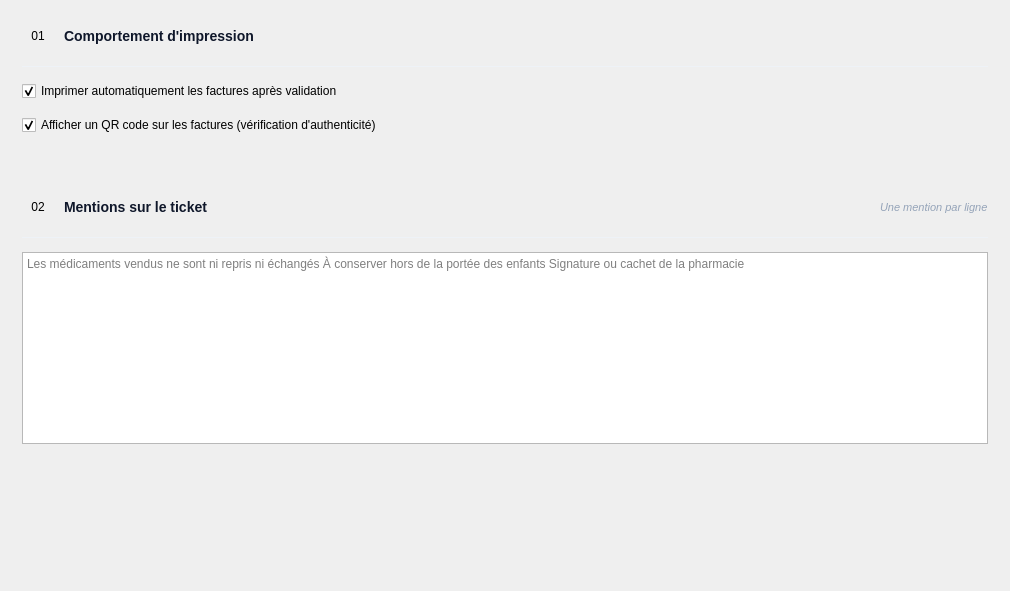
                                                <widget class="QWidget" name="scrollFacturationContent">
                                                    <property name="geometry">
                                                        <rect>
                                                            <x>0</x>
                                                            <y>0</y>
                                                            <width>1010</width>
                                                            <height>591</height>
                                                        </rect>
                                                    </property>
                                                    <layout class="QVBoxLayout" name="scrollFacturationLayout">
                                                        <property name="spacing">
                                                            <number>16</number>
                                                        </property>
                                                        <property name="leftMargin">
                                                            <number>0</number>
                                                        </property>
                                                        <property name="topMargin">
                                                            <number>0</number>
                                                        </property>
                                                        <property name="rightMargin">
                                                            <number>0</number>
                                                        </property>
                                                        <property name="bottomMargin">
                                                            <number>0</number>
                                                        </property>
                                                        <item>
                                                            <widget class="QFrame" name="section_card">
                                                                <layout class="QVBoxLayout" name="secFactLayout">
                                                                    <property name="spacing">
                                                                        <number>14</number>
                                                                    </property>
                                                                    <property name="leftMargin">
                                                                        <number>22</number>
                                                                    </property>
                                                                    <property name="topMargin">
                                                                        <number>20</number>
                                                                    </property>
                                                                    <property name="rightMargin">
                                                                        <number>22</number>
                                                                    </property>
                                                                    <property name="bottomMargin">
                                                                        <number>20</number>
                                                                    </property>
                                                                    <item>
                                                                        <layout class="QHBoxLayout" name="secFactHeader">
                                                                            <property name="spacing">
                                                                                <number>10</number>
                                                                            </property>
                                                                            <item>
                                                                                <widget class="QLabel" name="secFactIcon">
                                                                                    <property name="minimumSize">
                                                                                        <size>
                                                                                            <width>32</width>
                                                                                            <height>32</height>
                                                                                        </size>
                                                                                    </property>
                                                                                    <property name="maximumSize">
                                                                                        <size>
                                                                                            <width>32</width>
                                                                                            <height>32</height>
                                                                                        </size>
                                                                                    </property>
                                                                                    <property name="styleSheet">
                                                                                        <string notr="true">QLabel#section_icon { background: #e0f2fe; color: #023E8A; border-radius: 8px; padding: 6px; font-size: 12px; font-weight: 800; }</string>
                                                                                    </property>
                                                                                    <property name="text">
                                                                                        <string>01</string>
                                                                                    </property>
                                                                                    <property name="alignment">
                                                                                        <set>Qt::AlignmentFlag::AlignCenter</set>
                                                                                    </property>
                                                                                </widget>
                                                                            </item>
                                                                            <item>
                                                                                <widget class="QLabel" name="secFactTitle">
                                                                                    <property name="styleSheet">
                                                                                        <string notr="true">color: #0f172a; font-size: 14px; font-weight: 800;</string>
                                                                                    </property>
                                                                                    <property name="text">
                                                                                        <string>Comportement d'impression</string>
                                                                                    </property>
                                                                                </widget>
                                                                            </item>
                                                                            <item>
                                                                                <spacer name="secFactSpacer">
                                                                                    <property name="orientation">
                                                                                        <enum>Qt::Orientation::Horizontal</enum>
                                                                                    </property>
                                                                                    <property name="sizeHint" stdset="0">
                                                                                        <size>
                                                                                            <width>40</width>
                                                                                            <height>20</height>
                                                                                        </size>
                                                                                    </property>
                                                                                </spacer>
                                                                            </item>
                                                                        </layout>
                                                                    </item>
                                                                    <item>
                                                                        <widget class="QFrame" name="sepF">
                                                                            <property name="maximumSize">
                                                                                <size>
                                                                                    <width>16777215</width>
                                                                                    <height>1</height>
                                                                                </size>
                                                                            </property>
                                                                            <property name="styleSheet">
                                                                                <string notr="true">QFrame#sepF { background: #eef2f7; border: none; max-height: 1px; }</string>
                                                                            </property>
                                                                            <property name="frameShape">
                                                                                <enum>QFrame::Shape::HLine</enum>
                                                                            </property>
                                                                            <property name="frameShadow">
                                                                                <enum>QFrame::Shadow::Plain</enum>
                                                                            </property>
                                                                        </widget>
                                                                    </item>
                                                                    <item>
                                                                        <widget class="QCheckBox" name="chk_impression_auto">
                                                                            <property name="text">
                                                                                <string>Imprimer automatiquement les factures après validation</string>
                                                                            </property>
                                                                            <property name="checked">
                                                                                <bool>true</bool>
                                                                            </property>
                                                                        </widget>
                                                                    </item>
                                                                    <item>
                                                                        <widget class="QCheckBox" name="chk_qrcode">
                                                                            <property name="text">
                                                                                <string>Afficher un QR code sur les factures (vérification d'authenticité)</string>
                                                                            </property>
                                                                            <property name="checked">
                                                                                <bool>true</bool>
                                                                            </property>
                                                                        </widget>
                                                                    </item>
                                                                </layout>
                                                            </widget>
                                                        </item>
                                                        <item>
                                                            <widget class="QFrame" name="section_card">
                                                                <layout class="QVBoxLayout" name="secMentionsLayout">
                                                                    <property name="spacing">
                                                                        <number>14</number>
                                                                    </property>
                                                                    <property name="leftMargin">
                                                                        <number>22</number>
                                                                    </property>
                                                                    <property name="topMargin">
                                                                        <number>20</number>
                                                                    </property>
                                                                    <property name="rightMargin">
                                                                        <number>22</number>
                                                                    </property>
                                                                    <property name="bottomMargin">
                                                                        <number>20</number>
                                                                    </property>
                                                                    <item>
                                                                        <layout class="QHBoxLayout" name="secMentionsHeader">
                                                                            <property name="spacing">
                                                                                <number>10</number>
                                                                            </property>
                                                                            <item>
                                                                                <widget class="QLabel" name="secMentionsIcon">
                                                                                    <property name="minimumSize">
                                                                                        <size>
                                                                                            <width>32</width>
                                                                                            <height>32</height>
                                                                                        </size>
                                                                                    </property>
                                                                                    <property name="maximumSize">
                                                                                        <size>
                                                                                            <width>32</width>
                                                                                            <height>32</height>
                                                                                        </size>
                                                                                    </property>
                                                                                    <property name="styleSheet">
                                                                                        <string notr="true">QLabel#section_icon { background: #e0f2fe; color: #023E8A; border-radius: 8px; padding: 6px; font-size: 12px; font-weight: 800; }</string>
                                                                                    </property>
                                                                                    <property name="text">
                                                                                        <string>02</string>
                                                                                    </property>
                                                                                    <property name="alignment">
                                                                                        <set>Qt::AlignmentFlag::AlignCenter</set>
                                                                                    </property>
                                                                                </widget>
                                                                            </item>
                                                                            <item>
                                                                                <widget class="QLabel" name="secMentionsTitle">
                                                                                    <property name="styleSheet">
                                                                                        <string notr="true">color: #0f172a; font-size: 14px; font-weight: 800;</string>
                                                                                    </property>
                                                                                    <property name="text">
                                                                                        <string>Mentions sur le ticket</string>
                                                                                    </property>
                                                                                </widget>
                                                                            </item>
                                                                            <item>
                                                                                <spacer name="secMentionsSpacer">
                                                                                    <property name="orientation">
                                                                                        <enum>Qt::Orientation::Horizontal</enum>
                                                                                    </property>
                                                                                    <property name="sizeHint" stdset="0">
                                                                                        <size>
                                                                                            <width>40</width>
                                                                                            <height>20</height>
                                                                                        </size>
                                                                                    </property>
                                                                                </spacer>
                                                                            </item>
                                                                            <item>
                                                                                <widget class="QLabel" name="lbl_mentions_hint">
                                                                                    <property name="styleSheet">
                                                                                        <string notr="true">color: #94a3b8; font-size: 11px; font-style: italic;</string>
                                                                                    </property>
                                                                                    <property name="text">
                                                                                        <string>Une mention par ligne</string>
                                                                                    </property>
                                                                                </widget>
                                                                            </item>
                                                                        </layout>
                                                                    </item>
                                                                    <item>
                                                                        <widget class="QFrame" name="sepM">
                                                                            <property name="maximumSize">
                                                                                <size>
                                                                                    <width>16777215</width>
                                                                                    <height>1</height>
                                                                                </size>
                                                                            </property>
                                                                            <property name="styleSheet">
                                                                                <string notr="true">QFrame#sepM { background: #eef2f7; border: none; max-height: 1px; }</string>
                                                                            </property>
                                                                            <property name="frameShape">
                                                                                <enum>QFrame::Shape::HLine</enum>
                                                                            </property>
                                                                            <property name="frameShadow">
                                                                                <enum>QFrame::Shadow::Plain</enum>
                                                                            </property>
                                                                        </widget>
                                                                    </item>
                                                                    <item>
                                                                        <widget class="QPlainTextEdit" name="edit_mentions">
                                                                            <property name="minimumSize">
                                                                                <size>
                                                                                    <width>0</width>
                                                                                    <height>46</height>
                                                                                </size>
                                                                            </property>
                                                                            <property name="placeholderText">
                                                                                <string>Les médicaments vendus ne sont ni repris ni échangés À conserver hors de la portée des enfants Signature ou cachet de la pharmacie</string>
                                                                            </property>
                                                                        </widget>
                                                                    </item>
                                                                </layout>
                                                            </widget>
                                                        </item>
                                                        <item>
                                                            <spacer name="spacerFact">
                                                                <property name="orientation">
                                                                    <enum>Qt::Orientation::Vertical</enum>
                                                                </property>
                                                                <property name="sizeHint" stdset="0">
                                                                    <size>
                                                                        <width>20</width>
                                                                        <height>20</height>
                                                                    </size>
                                                                </property>
                                                            </spacer>
                                                        </item>
                                                    </layout>
                                                </widget>
